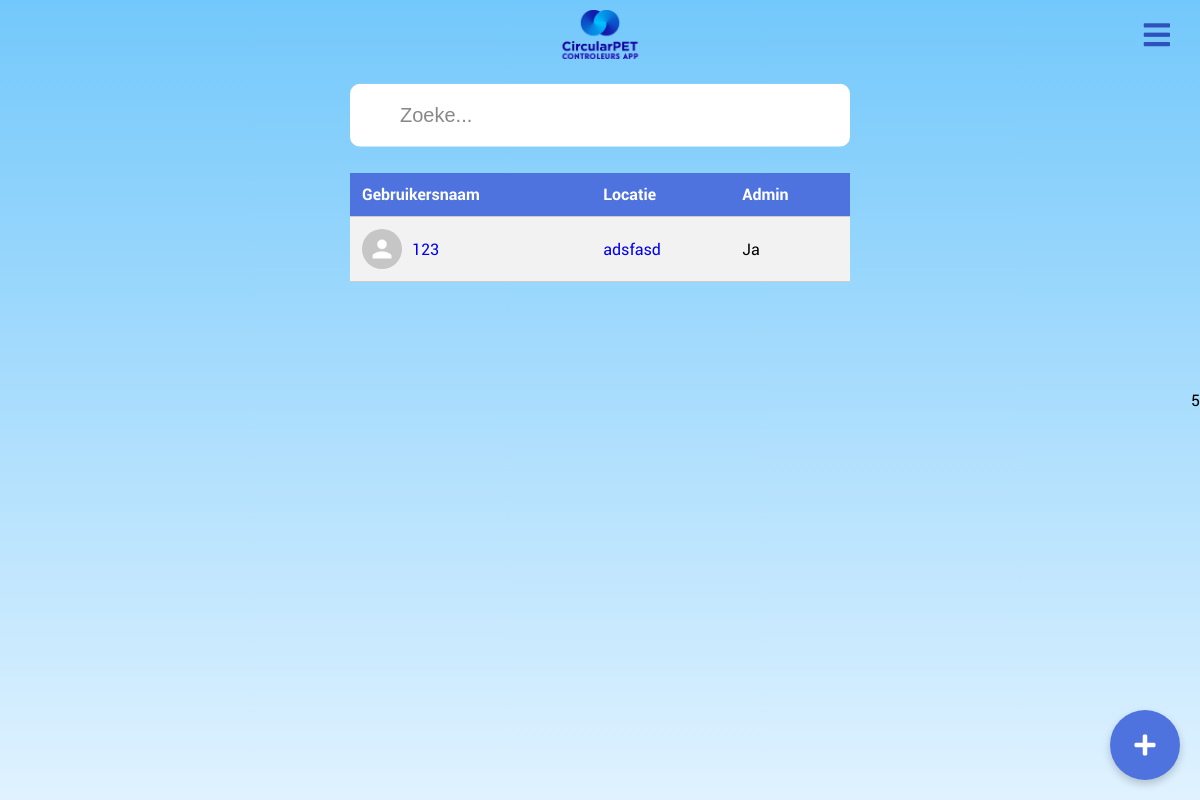
/admin, run on an earlier commit of the app's database.
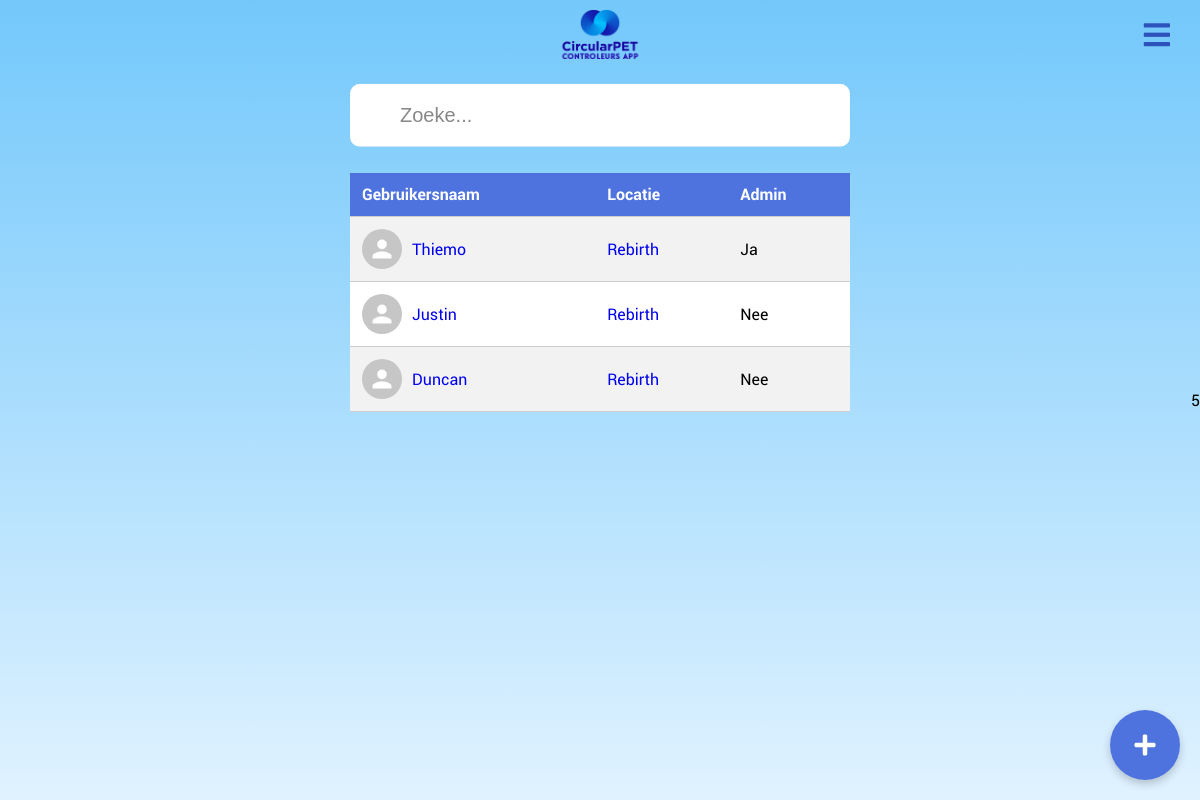
And on a later commit of the database.
### app.py (models this page shows, shortened)
class User(db.Model, UserMixin):  # Extend User model with UserMixin
    id = db.Column(db.Integer, primary_key=True)
    username = db.Column(db.String(80), unique=True, nullable=False)
    password = db.Column(db.String(120), nullable=False)
    is_admin = db.Column(db.Boolean, default=False, nullable=False)
    location_id = db.Column(db.Integer, db.ForeignKey('location.id'), nullable=True)
    location = db.relationship('Location', backref=db.backref('users', lazy=True))
    group = db.Column(db.String(120), nullable=True)
    badges = db.Column(db.Integer, default=0)
    profile_picture = db.Column(db.String(255), nullable=True)

class Location(db.Model):
    __tablename__ = 'location'
    __table_args__ = {'extend_existing': True}
    id = db.Column(db.Integer, primary_key=True)
    name = db.Column(db.String(120), unique=True, nullable=False)
    zakken = db.Column(db.Integer, nullable=False, default=0)
    bekers = db.Column(db.Integer, nullable=False, default=0)
    url = db.Column(db.String(500), nullable=True)

### app.py (the view, shortened to what this page needs)
@app.route('/admin', methods=['GET', 'POST'])
def admin():
    form = UserForm()
    location_form = LocationForm()
    search_query = request.args.get('search', '')  # Get the search query from request arguments
    if search_query:
        users = User.query.filter(
            User.username.ilike('%{}%'.format(search_query)) |
            User.location.has(Location.name.ilike('%{}%'.format(search_query))) |
            (User.is_admin == (search_query.lower() in ['true', 'yes', '1', 'admin']))
        ).all()
    else:
        users = User.query.all()
    if location_form.validate_on_submit():
        location = Location(name=location_form.name.data)
        db.session.add(location)
        db.session.commit()
        flash('Location created successfully!', 'success')
    locations = Location.query.all()
    return render_template('admin.html', form=form, location_form=location_form, users=users, locations=locations, search_query=search_query)

### app.py
class UserForm(FlaskForm):
    username = StringField('Username', validators=[DataRequired()])
    password = PasswordField('Password', validators=[DataRequired()])
    location = QuerySelectField('Location', query_factory=lambda: Location.query, allow_blank=True, get_label='name')
    is_admin = BooleanField('Admin')  # Add this line to include an admin checkbox
    submit = SubmitField('Update')

class LocationForm(FlaskForm):
    name = StringField('Location', validators=[DataRequired()])
    submit = SubmitField('Create Location')

### templates/admin.html (shortened to what this page needs)
<html lang="en">
<head>
    <link rel="stylesheet" href="{{ url_for('static', filename='main.css') }}">
    <link rel="stylesheet" href="https://cdnjs.cloudflare.com/ajax/libs/font-awesome/5.15.1/css/all.min.css">
</head>
<body>
    <img src="{{ url_for('static', filename='logo.png') }}" alt="CircularPET Logo" class="logo2">
    <div class="gear-icon-container"> <i id="toggleSidebar" class="fa fa-bars"></i></div>
        <a onclick="toggleForms()" class="fab" aria-label="Download">
            <i class="fas fa-plus"></i>
      </a>
5
        <div class="table-container">
            <table class="custom-table">
                <form action="{{ url_for('admin') }}" method="get">
                    <input type="text" id="userSearchInput" onkeyup="sortUsers()" placeholder="Zoeke...">
                </form>
                <thead>
                    <tr>
                        <th id="username-header" onclick="sortTable('username')">Gebruikersnaam</th>
                        <th id="location-header" onclick="sortTable('location')">Locatie</th>
                        <th id="admin-header" onclick="sortTable('admin')">Admin</th>
                    </tr>
                </thead>
                <tbody>
                    {% for user in users %}
                    <tr>
                        <td>
                            <div class="user-info">
                                <img src="{{ user.profile_picture if user.profile_picture else url_for('static', filename='stock.png') }}" alt="Profile Picture" class="user-profile-pic">
                                <a href="{{ url_for('user_dashboard', user_id=user.id) }}">{{ user.username }}</a>
                            </div>
                        </td>
                        <td>
                            {% if user.location %}
                            <a href="{{ url_for('location', user_id=user.id, location_id=user.location.id) }}?user_id=1&from_admin=true">
                                {{ user.location.name }}
                            </a>
                            {% else %}
                            Geen
                            {% endif %}
                        </td>
                        <td>{{ 'Ja' if user.is_admin else 'Nee' }}</td>
                    </tr>
                    {% endfor %}
                </tbody>
            </table>
        </div>
</body>
</html>

### static/main.css (style rules this page uses)
body { font-family: 'Roboto', sans-serif; background: linear-gradient(to bottom, #73c8fb 0%, #e0f2ff 100%); margin: 0; padding: 0; display: flex; height: 100vh; align-items: center; flex-wrap: wrap; justify-content: center; overflow-x: hidden; }
.user-info { display: flex; align-items: center; }
.user-info img { width: 40px; height: 40px; border-radius: 50%; margin-right: 10px; }
#userSearchInput { width: 90vw; font-size: 20px; border-radius: 10px; border: none; padding: 20px; padding-left: 20px; background-image: url('https://upload.wikimedia.org/wikipedia/commons/5/55/Magnifying_glass_icon.svg'); background-repeat: no-repeat; background-size: 20px; background-repeat: no-repeat; background-position: 10px center; padding-left: 50px; max-width: 500px; position: relative; top: 50%; left: 50%; transform: translate(-50%, -10%); }
.custom-table { border-radius: 10px; }
#userSearchInput { background-image: url('https://upload.wikimedia.org/wikipedia/commons/5/55/Magnifying_glass_icon.svg'); background-repeat: no-repeat; padding-left: 50px; background-size: 20px; background-repeat: no-repeat; background-position: 10px center; }
td a { text-decoration: none; }
.logo2 { position: absolute; top: 10px; width: 90px; position: fixed; z-index: 1000; }
.gear-icon-container { position: fixed; top: 20px; right: 20px; cursor: pointer; font-size: 24px; color: #2E52BB; font-size: 30px; padding: 10px 20px; margin-top: -10px; margin-right: -10px; z-index: 1000; }
::placeholder { color: #888; }
form { background: #fff; padding: 20px; border-radius: 10px; display: inline-block; }
input[type="text"], input[type="password"], input[type="submit"] { font-size: 16px; }
.table-container { padding: 20px; margin: 20px 0; width: 90%; overflow-x: auto; position: absolute; top: 50px; z-index: 1; max-width: 500px; }
.custom-table { width: 100%; border-collapse: collapse; margin-top: 20px; background-color: white; text-decoration: none; }
.custom-table th, .custom-table td { text-align: left; padding: 12px; border-bottom: 1px solid #ccc; text-decoration: none; }
.custom-table th { background-color: #4E73DE; color: white; font-size: 16px; text-decoration: none; }
.custom-table tbody tr:nth-child(odd) { background-color: #f2f2f2; }
.fab { position: fixed; bottom: 20px; right: 20px; background-color: #4e73df; color: white; border-radius: 50%; width: 70px; height: 70px; display: flex; justify-content: center; align-items: center; text-decoration: none; box-shadow: 0 4px 8px rgba(0,0,0,0.2); z-index: 1000; transition: background-color 0.3s, transform 0.2s; display: flex !important; }
.fab i { font-size: 24px; display: flex !important; }

What changed in the data, as far as the page shows it:
changed User "Ja": username "123" → "Thiemo"; location.name "adsfasd" → "Rebirth"
added User: username "Justin", location.name "Rebirth", is_admin "Nee"
added User: username "Duncan", location.name "Rebirth", is_admin "Nee"
